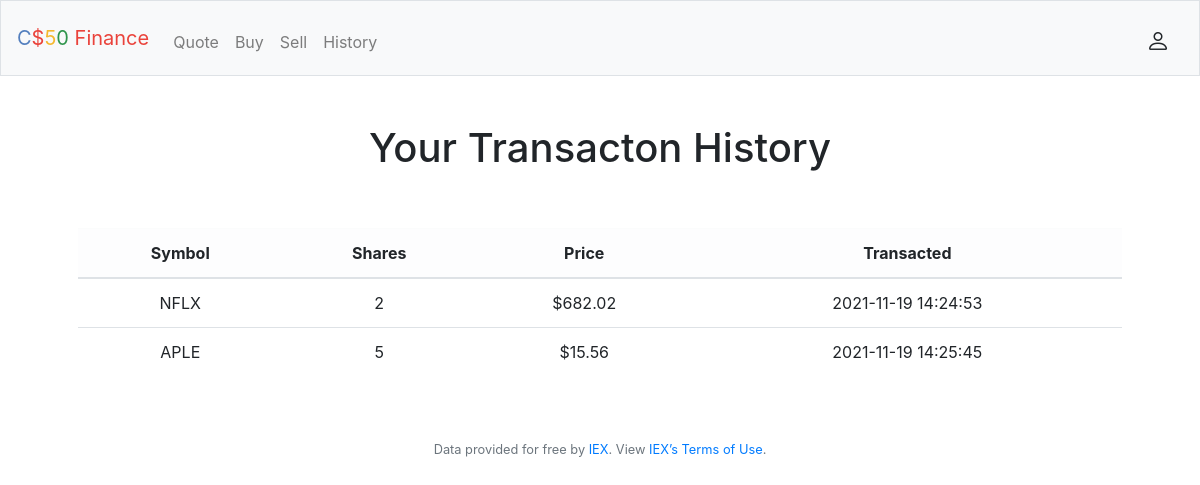
Screenshot of /history (signed in) with the database file from the repository.
### tables this page shows
CREATE TABLE transactions(stock_id INTEGER, symbol TEXT NOT NULL, id INTEGER, price INTEGER, quantity TEXT NOT NULL, time TIMESTAMP NOT NULL default current_timestamp, transaction_type TEXT NOT NULL, PRIMARY KEY(stock_id), FOREIGN KEY(id) REFERENCES users(id));

### application.py (the view)
@app.route("/history")
@login_required
def history():
    history = db.execute('SELECT * FROM transactions WHERE id = ?', session['user_id'])
    return render_template('history.html', history=history)

### application.py (called while the page is built)
@app.after_request
def after_request(response):
    response.headers["Cache-Control"] = "no-cache, no-store, must-revalidate"
    response.headers["Expires"] = 0
    response.headers["Pragma"] = "no-cache"
    return response

### helpers.py (called while the page is built)
def login_required(f):
    @wraps(f)
    def decorated_function(*args, **kwargs):
        if session.get("user_id") is None:
            return redirect("/login")
        return f(*args, **kwargs)
    return decorated_function

def usd(value):
    return f"${value:,.2f}"

### templates/history.html (shortened to what this page needs)
{% extends "layout.html" %}
    {% block main %}
        <h1>Your Transacton History</h1><br><br>
        <table class="table">
            <thead class="table-light">
                <tr>
                    <th>Symbol</th>
                    <th>Shares</th>
                    <th>Price</th>
                    <th>Transacted</th>
                </tr>
            </thead>
            <tbody>
                {% for data in history %}
                    {% if data.transaction_type == 'buy' %}
                        <tr>
                            <td>{{ data.symbol }}</td>
                            <td>{{ data.quantity}}</td>
                            <td>{{ data.price | usd}}</td>
                            <td>{{ data.time}}</td>
                        </tr>
                    {% endif %}
                {% endfor %}
            </tbody>
        </table>
{% endblock %}

### rows the page displays
transactions: symbol "NFLX", quantity "2", price "$682.02", time "2021-11-19 14:24:53"
transactions: symbol "APLE", quantity "5", price "$15.56", time "2021-11-19 14:25:45"
